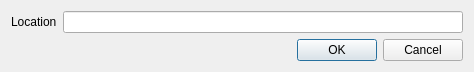
<?xml version="1.0" encoding="UTF-8"?>
<ui version="4.0">
 <class>EditLocationDialog</class>
 <widget class="QDialog" name="EditLocationDialog">
  <property name="geometry">
   <rect>
    <x>0</x>
    <y>0</y>
    <width>469</width>
    <height>71</height>
   </rect>
  </property>
  <property name="windowTitle">
   <string>Edit Location</string>
  </property>
  <layout class="QVBoxLayout" name="verticalLayout">
   <property name="sizeConstraint">
    <enum>QLayout::SetFixedSize</enum>
   </property>
   <item>
    <layout class="QFormLayout" name="formLayout">
     <item row="0" column="0">
      <widget class="QLabel" name="label">
       <property name="text">
        <string>Location</string>
       </property>
      </widget>
     </item>
     <item row="0" column="1">
      <widget class="QLineEdit" name="lineEdit">
       <property name="minimumSize">
        <size>
         <width>400</width>
         <height>0</height>
        </size>
       </property>
      </widget>
     </item>
    </layout>
   </item>
   <item>
    <layout class="QHBoxLayout" name="horizontalLayout">
     <item>
      <spacer name="horizontalSpacer">
       <property name="orientation">
        <enum>Qt::Horizontal</enum>
       </property>
       <property name="sizeHint" stdset="0">
        <size>
         <width>40</width>
         <height>20</height>
        </size>
       </property>
      </spacer>
     </item>
     <item>
      <widget class="QPushButton" name="pushButton_ok">
       <property name="text">
        <string>OK</string>
       </property>
       <property name="default">
        <bool>true</bool>
       </property>
      </widget>
     </item>
     <item>
      <widget class="QPushButton" name="pushButton_cancel">
       <property name="text">
        <string>Cancel</string>
       </property>
      </widget>
     </item>
    </layout>
   </item>
  </layout>
 </widget>
 <resources/>
 <connections>
  <connection>
   <sender>pushButton_ok</sender>
   <signal>clicked()</signal>
   <receiver>EditLocationDialog</receiver>
   <slot>accept()</slot>
   <hints>
    <hint type="sourcelabel">
     <x>314</x>
     <y>49</y>
    </hint>
    <hint type="destinationlabel">
     <x>313</x>
     <y>66</y>
    </hint>
   </hints>
  </connection>
  <connection>
   <sender>pushButton_cancel</sender>
   <signal>clicked()</signal>
   <receiver>EditLocationDialog</receiver>
   <slot>reject()</slot>
   <hints>
    <hint type="sourcelabel">
     <x>393</x>
     <y>50</y>
    </hint>
    <hint type="destinationlabel">
     <x>391</x>
     <y>67</y>
    </hint>
   </hints>
  </connection>
 </connections>
</ui>
